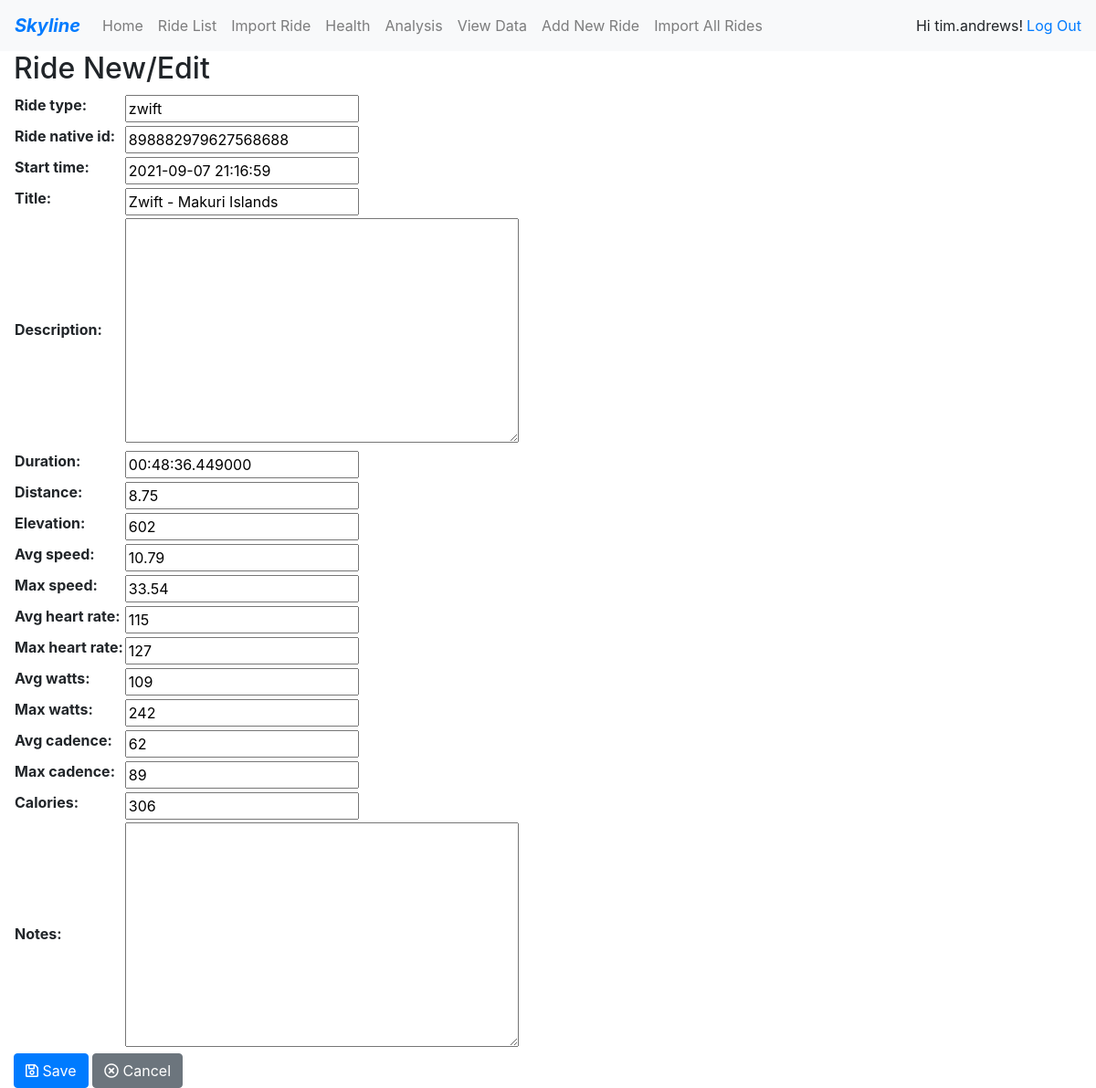
The page /ride/519/edit/ (signed in) on the database its author committed.
### accounts/models.py (models this page shows, shortened)
class CustomUser(AbstractUser):
    pass
    bike_name = models.CharField(max_length=10)

### rides/models.py (models this page shows, shortened)
class Ride(models.Model):
    user = models.ForeignKey(
        get_user_model(),
        on_delete=models.CASCADE,
        null=True,
    )
    ride_type = models.CharField(max_length=10)
    ride_native_id = models.CharField(max_length=200)
    start_time = models.DateTimeField()
    title = models.CharField(max_length=200)
    description = models.TextField(blank=True)
    duration = models.DurationField()
    distance = models.DecimalField(max_digits=6, decimal_places=2)
    elevation = models.IntegerField()
    avg_speed = models.DecimalField(max_digits=5, decimal_places=2, blank=True)
    max_speed = models.DecimalField(max_digits=5, decimal_places=2, blank=True)
    avg_heart_rate = models.IntegerField(blank=True)
    max_heart_rate = models.IntegerField(blank=True)
    avg_watts = models.IntegerField(blank=True)
    max_watts = models.IntegerField(blank=True)
    avg_cadence = models.IntegerField(blank=True)
    max_cadence = models.IntegerField(blank=True)
    calories = models.PositiveSmallIntegerField(blank=True)
    notes = models.TextField(blank=True)

### rides/views.py (the view)
# urls.py: path('ride/<int:id>/edit/', views.ride_edit, name='ride_edit'),
def ride_edit(request, id):
    ride = get_object_or_404(Ride.objects.filter(user=request.user), id=id)
    if request.method == "POST":
        form = RideForm(request.POST, instance=ride)
        if form.is_valid():
            ride = form.save(commit=False)
            ride.save()
            return  redirect('ride_detail', id=ride.id)
    else:
        form = RideForm(instance=ride)
    return render(request, 'rides/ride_edit.html', {'form': form})

### rides/forms.py
class RideForm(forms.ModelForm):
    class Meta:
        model = Ride
        fields = (
            'ride_type',
            'ride_native_id',
            'start_time',
            'title',
            'description',
            'duration',
            'distance',
            'elevation',
            'avg_speed',
            'max_speed',
            'avg_heart_rate',
            'max_heart_rate',
            'avg_watts',
            'max_watts',
            'avg_cadence',
            'max_cadence',
            'calories',
            'notes',
        )

### templates/rides/ride_edit.html (shortened to what this page needs)
{% extends 'rides/base.html' %}
{% block content %}
    <h2>Ride New/Edit</h2>
    <form method="POST" class="ride-form">
        <table>{{ form.as_table }}</table>
        <button class="btn btn-primary" type="submit">
            <i class="far fa-save"></i> Save
        </button>
        <a class="btn btn-secondary" href="{% url 'ride_list' %}">
            <i class="far fa-times-circle"></i> Cancel
        </a>
    </form>
{% endblock %}

### templates/rides/base.html (shortened to what this page needs)
{% load static %}
<!DOCTYPE html>
<html lang="en">
<head>
    <link rel="stylesheet" href="https://stackpath.bootstrapcdn.com/bootstrap/4.5.2/css/bootstrap.min.css">
    <link rel="stylesheet" href="{% static 'fa5/css/all.css' %}">
    <link rel="stylesheet" href="{% static 'css/data.css' %}">
</head>
<body>
    <nav class="navbar navbar-expand-lg navbar-light bg-light">
        <a class="navbar-brand text-primary font-weight-bold font-italic" href="{% url 'home' %}">
            Skyline
        </a>
        <div class="collapse navbar-collapse" id="navbarSupportedContent">
            <div class="navbar-nav">
                <a class="nav-link" href="{% url 'home' %}">Home</a>
                <a class="nav-link" href="{% url 'ride_list' %}">Ride List</a>
                <a class="nav-link" href="{% url 'import_ride' %}">Import Ride</a>
                <a class="nav-link" href="{% url 'health' %}">Health</a>
                <a class="nav-link" href="{% url 'analysis' tab='default'%}">Analysis</a>
                <a class="nav-link" href="{% url 'view_data' %}">View Data</a>
                <a class="nav-link" href="{% url 'ride_new' %}">Add New Ride</a>
                <a class="nav-link" href="{% url 'import_all_rides' %}">Import All Rides</a>
            </div>
            <div class="navbar-nav ml-auto">
                {% if user.is_authenticated %}
                    Hi {{ user.username }}!
                    <a class="ml-1" href="{% url 'logout' %}">Log Out</a>
                {% else %}
                    You are not logged in
                    <a class="ml-1" href="{% url 'login' %}">Log In</a>
                {% endif %}
            </div>
        </div>
    </nav>
    <div class="content container-fluid">
        <div class="row">
            <div class="col-md-12">
            {% block content %}
            {% endblock %}
            </div>
        </div>
    </div>
</body>
</html>

### rows shown on the page
CustomUser: username "tim.andrews"
Ride: ride_type "zwift", ride_native_id "898882979627568688", start_time "2021-09-07 21:16:59", title "Zwift - Makuri Islands", duration "00:48:36.449000", distance "8.75", elevation "602", avg_speed "10.79", max_speed "33.54", avg_heart_rate "115", max_heart_rate "127", avg_watts "109", max_watts "242", avg_cadence "62", max_cadence "89", calories "306"
